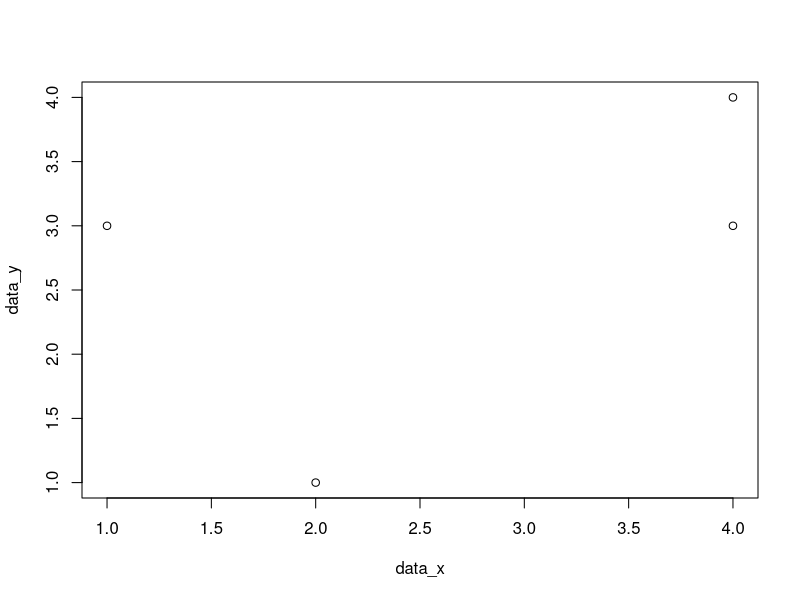

The R source for this figure:
## ---- chunk 1
# data <- read.csv("https://gist.githubusercontent.com/MellKam/36d27fc96249949e38749f47faf276c2/raw/5d9957fd67b6fd731726aa9dbf055d1cff8d4d2b/emissions_by_country.csv") # nolint

data_x <- c(1, 2, 4, 4)
data_y <- c(3, 1, 3, 4)

plot(data_x, data_y)
